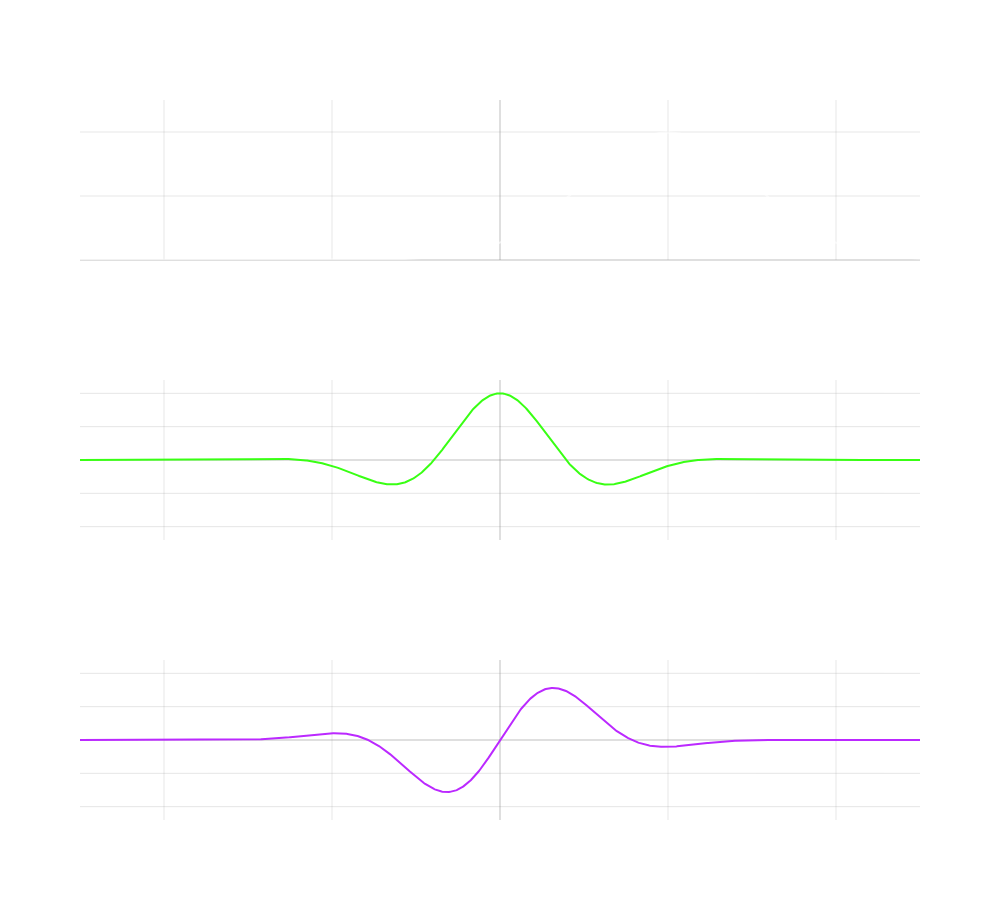

Notebook code cell kept with this figure:
### Markdown cell above
##### 3.)  Characteristic Functions


#### Fourier Transform: Characteristic Function of a Random Variable

 The characteristic function $\phi_X(t) = \mathbb{E}[e^{itX}]$ transforms a probability distribution into the frequency domain:
 
  $$\phi_X(t) = \mathbb{E}[e^{itX}] = \int_{-\infty}^{\infty} e^{itx} f_X(x) dx$$

There is a sign difference, however these mathematical objects (characteristic function, Fourier transform) are roughly interchangable

 Key properties of characteristic functions:

 - Uniquely determines the probability distribution of a random variable
 - Always exists for any random variable (unlike moment generating functions)
 - Provides one-to-one correspondence with PDF via Fourier transform
 - Enables derivation of all distribution moments
 - Useful for distributions lacking closed-form density functions
 - Simplifies calculations through properties like sum of independent variables

 The characteristic function serves as a bridge between probability theory and frequency analysis

### Code cell
# Create t values for characteristic function
t = np.linspace(-5, 5, 1000)

# Normal distribution characteristic function
# For N(μ,σ²), φ(t) = exp(iμt - σ²t²/2)
mu = 2
sigma = 1
cf = np.exp(1j * mu * t - (sigma**2 * t**2) / 2)

# Calculate normal distribution PDF
normal_pdf = 1/(sigma * np.sqrt(2*np.pi)) * np.exp(-(t - mu)**2 / (2*sigma**2))

# Create subplots
fig = make_subplots(rows=3, cols=1,
                    subplot_titles=('Normal Distribution PDF',
                                  'Real Part of Characteristic Function',
                                  'Imaginary Part of Characteristic Function'))

# Plot normal distribution
fig.add_trace(
    go.Scatter(x=t, y=normal_pdf, line=dict(color='rgba(255, 255, 255, 0.6)')),
    row=1, col=1
)

# Plot real part
fig.add_trace(
    go.Scatter(x=t, y=np.real(cf), line=dict(color='rgba(57, 255, 20, 1)')),
    row=2, col=1
)

# Plot imaginary part
fig.add_trace(
    go.Scatter(x=t, y=np.imag(cf), line=dict(color='rgba(187, 41, 255, 1)')),
    row=3, col=1
)

# Update layout
fig.update_layout(
    width=1000,
    height=900,
    showlegend=False,
    title_text='Normal Distribution Characteristic Function (μ=2, σ²=1)',
    title_x=0.5,
    title_font_size=20,
    plot_bgcolor='rgba(0,0,0,0)',
    paper_bgcolor='rgba(0,0,0,0)',
    font=dict(color='white')
)

# Update all xaxes
for i in range(1, 4):
    fig.update_xaxes(
        title_text='t',
        showgrid=True,
        gridwidth=1,
        gridcolor='rgba(128,128,128,0.2)',
        zeroline=True,
        zerolinewidth=1,
        zerolinecolor='rgba(128,128,128,0.5)',
        row=i, col=1
    )

# Update all yaxes
for i in range(1, 4):
    fig.update_yaxes(
        showgrid=True,
        gridwidth=1,
        gridcolor='rgba(128,128,128,0.2)',
        zeroline=True,
        zerolinewidth=1,
        zerolinecolor='rgba(128,128,128,0.5)',
        range=[-1.2, 1.2] if i in [2,3] else [0, 0.5],
        row=i, col=1
    )

fig.show()

### Figure 1 — Plotly figure (JSON) as saved in the notebook; plotly's stock layout.template omitted (floating-point values rounded to 4 significant figures; data arrays with more than 128 entries replaced by an {"elided": "..."} marker saying what was removed)
{"data": [{"line": {"color": "rgba(255, 255, 255, 0.6)"}, "type": "scatter", "x": {"elided": "1000 float values"}, "xaxis": "x", "y": {"elided": "1000 float values"}, "yaxis": "y"}, {"line": {"color": "rgba(57, 255, 20, 1)"}, "type": "scatter", "x": {"elided": "1000 float values"}, "xaxis": "x2", "y": {"elided": "1000 float values"}, "yaxis": "y2"}, {"line": {"color": "rgba(187, 41, 255, 1)"}, "type": "scatter", "x": {"elided": "1000 float values"}, "xaxis": "x3", "y": {"elided": "1000 float values"}, "yaxis": "y3"}], "layout": {"annotations": [{"font": {"size": 16}, "showarrow": false, "text": "Normal Distribution PDF", "x": 0.5, "xanchor": "center", "xref": "paper", "y": 1, "yanchor": "bottom", "yref": "paper"}, {"font": {"size": 16}, "showarrow": false, "text": "Real Part of Characteristic Function", "x": 0.5, "xanchor": "center", "xref": "paper", "y": 0.6111, "yanchor": "bottom", "yref": "paper"}, {"font": {"size": 16}, "showarrow": false, "text": "Imaginary Part of Characteristic Function", "x": 0.5, "xanchor": "center", "xref": "paper", "y": 0.2222, "yanchor": "bottom", "yref": "paper"}], "font": {"color": "white"}, "height": 900, "paper_bgcolor": "rgba(0,0,0,0)", "plot_bgcolor": "rgba(0,0,0,0)", "showlegend": false, "title": {"font": {"size": 20}, "text": "Normal Distribution Characteristic Function (μ=2, σ²=1)", "x": 0.5}, "width": 1000, "xaxis": {"anchor": "y", "domain": [0, 1], "gridcolor": "rgba(128,128,128,0.2)", "gridwidth": 1, "showgrid": true, "title": {"text": "t"}, "zeroline": true, "zerolinecolor": "rgba(128,128,128,0.5)", "zerolinewidth": 1}, "xaxis2": {"anchor": "y2", "domain": [0, 1], "gridcolor": "rgba(128,128,128,0.2)", "gridwidth": 1, "showgrid": true, "title": {"text": "t"}, "zeroline": true, "zerolinecolor": "rgba(128,128,128,0.5)", "zerolinewidth": 1}, "xaxis3": {"anchor": "y3", "domain": [0, 1], "gridcolor": "rgba(128,128,128,0.2)", "gridwidth": 1, "showgrid": true, "title": {"text": "t"}, "zeroline": true, "zerolinecolor": "rgba(128,128,128,0.5)", "zerolinewidth": 1}, "yaxis": {"anchor": "x", "domain": [0.7778, 1], "gridcolor": "rgba(128,128,128,0.2)", "gridwidth": 1, "range": [0, 0.5], "showgrid": true, "zeroline": true, "zerolinecolor": "rgba(128,128,128,0.5)", "zerolinewidth": 1}, "yaxis2": {"anchor": "x2", "domain": [0.3889, 0.6111], "gridcolor": "rgba(128,128,128,0.2)", "gridwidth": 1, "range": [-1.2, 1.2], "showgrid": true, "zeroline": true, "zerolinecolor": "rgba(128,128,128,0.5)", "zerolinewidth": 1}, "yaxis3": {"anchor": "x3", "domain": [0, 0.2222], "gridcolor": "rgba(128,128,128,0.2)", "gridwidth": 1, "range": [-1.2, 1.2], "showgrid": true, "zeroline": true, "zerolinecolor": "rgba(128,128,128,0.5)", "zerolinewidth": 1}}}
